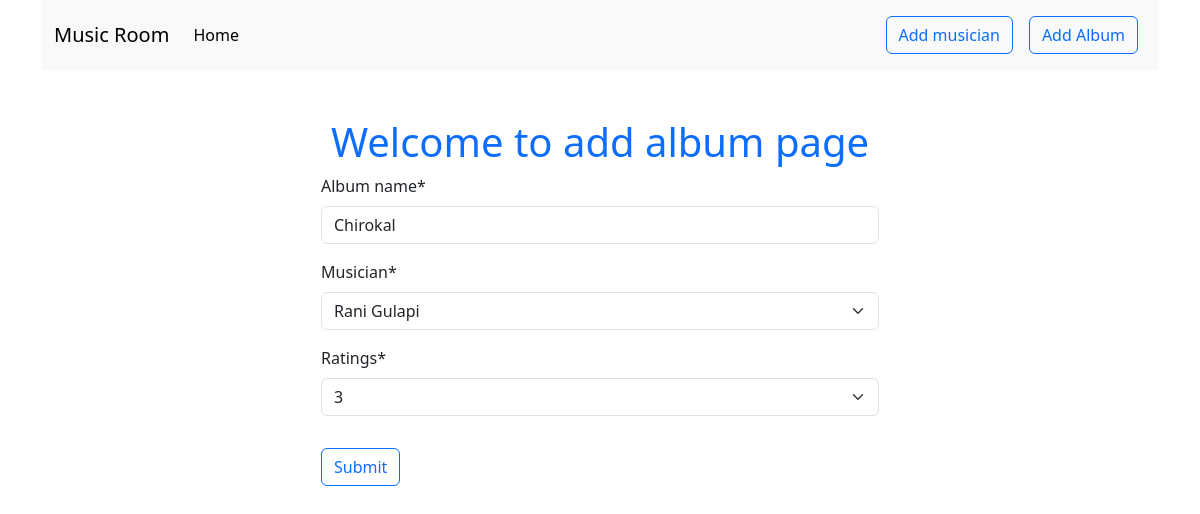
The app's page /album/edit/5 with its own data.
### album/models.py (models this page shows, shortened)
class Album(models.Model):
    album_name = models.CharField(max_length=100)
    musician = models.ForeignKey(Musician, on_delete=models.CASCADE)
    release_date=models.DateTimeField(auto_now_add=True)
    RATING_CHOICES=(
    ("1", "1"),
    ("2", "2"),
    ("3", "3"),
    ("4", "4"),
    ("5", "5"),
    )
    ratings = models.CharField(choices=RATING_CHOICES, max_length=1, default='4')

### album/views.py (the view)
# urls.py: path('edit/<int:id>', views.edit_album,name='edit_album'),
def edit_album(request,id):
    album = Album.objects.get(pk=id)
    album_form = forms.AlbumForm(instance=album)
    if request.method == "POST":
        album_form = forms.AlbumForm(request.POST,instance=album)
        if album_form.is_valid():
            album_form.save()
            return redirect('home')
    return render(request,'add_album.html',{'form':album_form})

### album/forms.py
class AlbumForm(forms.ModelForm):
    class Meta:
        model = Album
        fields = '__all__'

### musicians/models.py (called while the page is built)
    def __str__(self):
        return f"{self.first_name} {self.last_name}"

### album/templates/add_album.html (shortened to what this page needs)
{% extends "base.html" %} {% load crispy_forms_tags %} {% block content %}
<h1 class="text-primary text-center mt-5">Welcome to add album page</h1>
<form action="" method="post" style="width: 50%; margin: auto;">
    {{form | crispy}}
    <button type="submit" class="btn btn-outline-primary my-3">Submit</button>
</form>
{% endblock content %}

### records on screen
Album: album_name "Chirokal", musician "Rani Gulapi", ratings "3"
